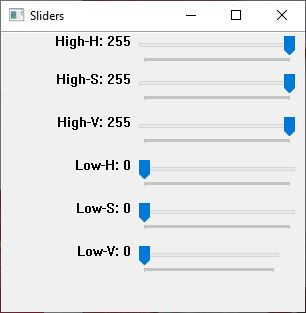
#> input picture segmentation/OpenCV-Segmentation-Slider-master/Images/Sliders.JPG, 306 x 313 px
$ python -i Sliders_tunned.py   (imports and definitions only)
#> lines starting #> are read from the running program, lines starting #| are printed output that depends on the picture; after the words box and inside, x2 and y2 are one past the last pixel; in counts of white or black regions, pixels touching at a corner belong together
import cv2

def Track_Check(x):
	pass

class Sliders:
	def __init__(self, image_path, slider_type = "HSV", image_scale = 1,
					num_blur_passes = 1, blur_filter_size = (3, 3)):
		'''
		image_path: The image path

		slider_type: The type of sliders that you want to use. The available
		options are HSV, BGR, LAB, Canny, Binary

		image_scale: The scale by which you wish to resize the image.
		Values smaller than 1 will reduce the image size while values larger
		than 1 will increase the image size

		num_blur_passes: The number of times the image should be blurred

		blur_filter_size: The size of the blurring filter
		'''
		self.image_path = image_path
		self.slider_type = slider_type.upper()
		self.image_scale = image_scale
		self.num_blur_passes = num_blur_passes
		self.blur_filter_size = blur_filter_size

		if self.slider_type not in ["HSV", "BGR", "LAB", "CANNY", "BINARY"]:
			raise ValueError("The slider type is not valid. The following slider types are valid: HSV, BGR, LAB, CANNY, BINARY")

	def Blur_Image(self, image):
		'''
		Blur the images with the specified blurring filter size.
		'''
		for i in range(self.num_blur_passes):
			image = cv2.GaussianBlur(image, self.blur_filter_size, 0)

		return image

	def Load_Image(self):
		'''
		Load the image and resize it with the given scale value
		'''
		image = cv2.imread(self.image_path)
#> image is the input picture: shape (313, 306, 3); mean B, G, R 233, 231.9, 230.7
		R, C, Z = image.shape
#> R = 313; C = 306; Z = 3
		image = cv2.resize(image, (int(C*self.image_scale), int(R*self.image_scale)))

		return image

	def Start_Slider_Display(self):
		'''
		This function starts the appropriate slider display depending
		on the value provided in the slider_type variable
		'''
		self.original_image = self.Load_Image()
		image = self.Blur_Image(self.original_image)
#> the loop in Blur_Image, `for i in range(self.num_blur_passes):` made 1 pass
#> pass 1, in Blur_Image, `image = cv2.GaussianBlur(image, self.blur_filter_size, 0)`:
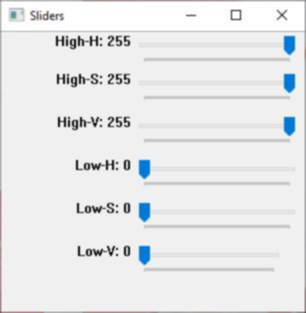
#> image: shape (313, 306, 3); mean of channels 0, 1, 2 233.5, 232.4, 231.2; drawn as B, G, R

		if self.slider_type == "HSV":
			self.HSV_Slider(image)

		elif self.slider_type == "BGR":
			self.RGB_Slider(image)

		elif self.slider_type == "LAB":
			self.LAB_Slider(image)

		elif self.slider_type == "CANNY":
			self.Canny_Edge_Slider(image)

		elif self.slider_type == "BINARY":
			self.Binary_Slider(image)

	def HSV_Slider(self, image):
		'''
		This is where the HSV sliders are started
		'''
		hsv_image = cv2.cvtColor(image, cv2.COLOR_BGR2HSV)
#> hsv_image: shape (313, 306, 3); mean H, S, V 13.9, 3.7, 233.9

		cv2.namedWindow("Sliders")

		cv2.createTrackbar("High-H", "Sliders", 255, 255, Track_Check)
		cv2.createTrackbar("High-S", "Sliders", 255, 255, Track_Check)
		cv2.createTrackbar("High-V", "Sliders", 255, 255, Track_Check)

		cv2.createTrackbar("Low-H", "Sliders", 0, 255, Track_Check)
#> slider 'Low-H' is set to 51
		cv2.createTrackbar("Low-S", "Sliders", 0, 255, Track_Check)
#> slider 'Low-S' is set to 51
		cv2.createTrackbar("Low-V", "Sliders", 0, 255, Track_Check)
#> slider 'Low-V' is set to 51

		while True:
			high_H = cv2.getTrackbarPos("High-H", "Sliders")
			high_S = cv2.getTrackbarPos("High-S", "Sliders")
			high_V = cv2.getTrackbarPos("High-V", "Sliders")

			low_H = cv2.getTrackbarPos("Low-H", "Sliders")
			low_S = cv2.getTrackbarPos("Low-S", "Sliders")
			low_V = cv2.getTrackbarPos("Low-V", "Sliders")

			low = (low_H, low_S, low_V)
			high = (high_H, high_S, high_V)

			mask = cv2.inRange(hsv_image, low, high)
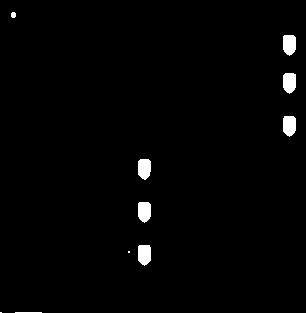
#> mask: shape (313, 306); 1.5% white; 10 white regions (2 under 20 px), largest, box (x1, y1, x2, y2) and area: (138, 245, 151, 266) 238, (283, 35, 296, 56) 235, (283, 116, 296, 137) 235

			segmented = cv2.bitwise_and(self.original_image, self.original_image, mask=mask)

			cv2.imshow("Original", self.original_image)
			cv2.imshow("Mask", mask)
			cv2.imshow("Segmented", segmented)

			k = cv2.waitKey(30)
#> (key q is pressed here)
			if k == ord("w"):
				cv2.imwrite("hsv_mask.png", mask)
			elif k == ord("q"):
				break

		cv2.destroyAllWindows()

	# [142 lines left out: functions RGB_Slider, LAB_Slider, Canny_Edge_Slider, Binary_Slider, not called in this run]

>>> result = Sliders('Images/Sliders.JPG').Start_Slider_Display()
